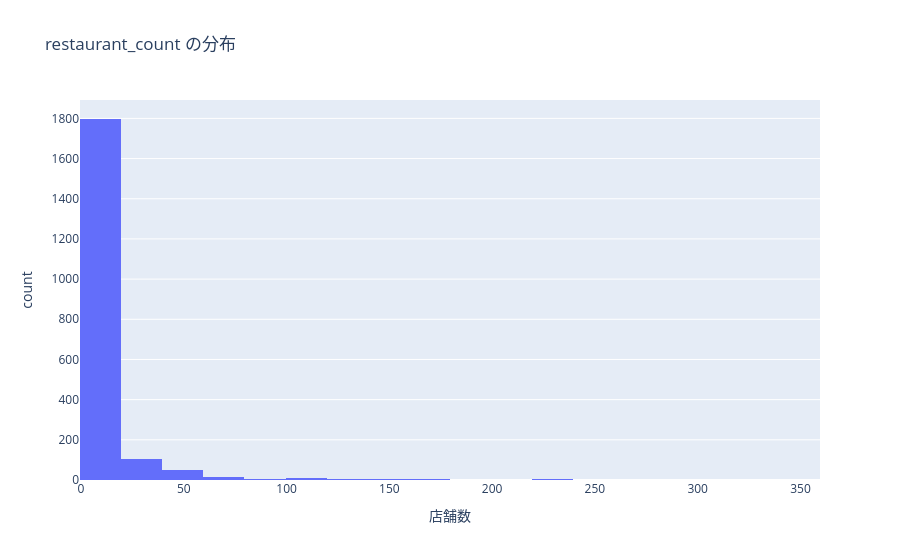

Source (notebook cell):
### Code cell
if df_agg is None or df_agg.empty:
    print("skip: 集計データが存在しないため需要代理変数分析をスキップします")
else:
    fig = px.histogram(
        df_agg,
        x='restaurant_count',
        nbins=30,
        title="restaurant_count の分布",
        labels={'restaurant_count': '店舗数', 'count': '件数'},
    )
    fig.show()

    top_mesh_genre = (
        df_agg.sort_values('restaurant_count', ascending=False)
        .loc[:, ['mesh_code', 'unified_genre', 'restaurant_count', 'lat', 'lng']]
        .head(20)
        .reset_index(drop=True)
    )
    display(top_mesh_genre)

### Figure 1 — Plotly figure (JSON) as saved in the notebook; plotly's stock layout.template omitted (floating-point values rounded to 4 significant figures; data arrays with more than 128 entries replaced by an {"elided": "..."} marker saying what was removed)
{"data": [{"bingroup": "x", "hovertemplate": "店舗数=%{x}<br>count=%{y}<extra></extra>", "legendgroup": "", "marker": {"color": "#636efa", "pattern": {"shape": ""}}, "name": "", "nbinsx": 30, "orientation": "v", "showlegend": false, "type": "histogram", "x": {"elided": "2003 int values"}, "xaxis": "x", "yaxis": "y"}], "layout": {"barmode": "relative", "legend": {"tracegroupgap": 0}, "title": {"text": "restaurant_count の分布"}, "xaxis": {"anchor": "y", "domain": [0, 1], "title": {"text": "店舗数"}}, "yaxis": {"anchor": "x", "domain": [0, 1], "title": {"text": "count"}}}}
